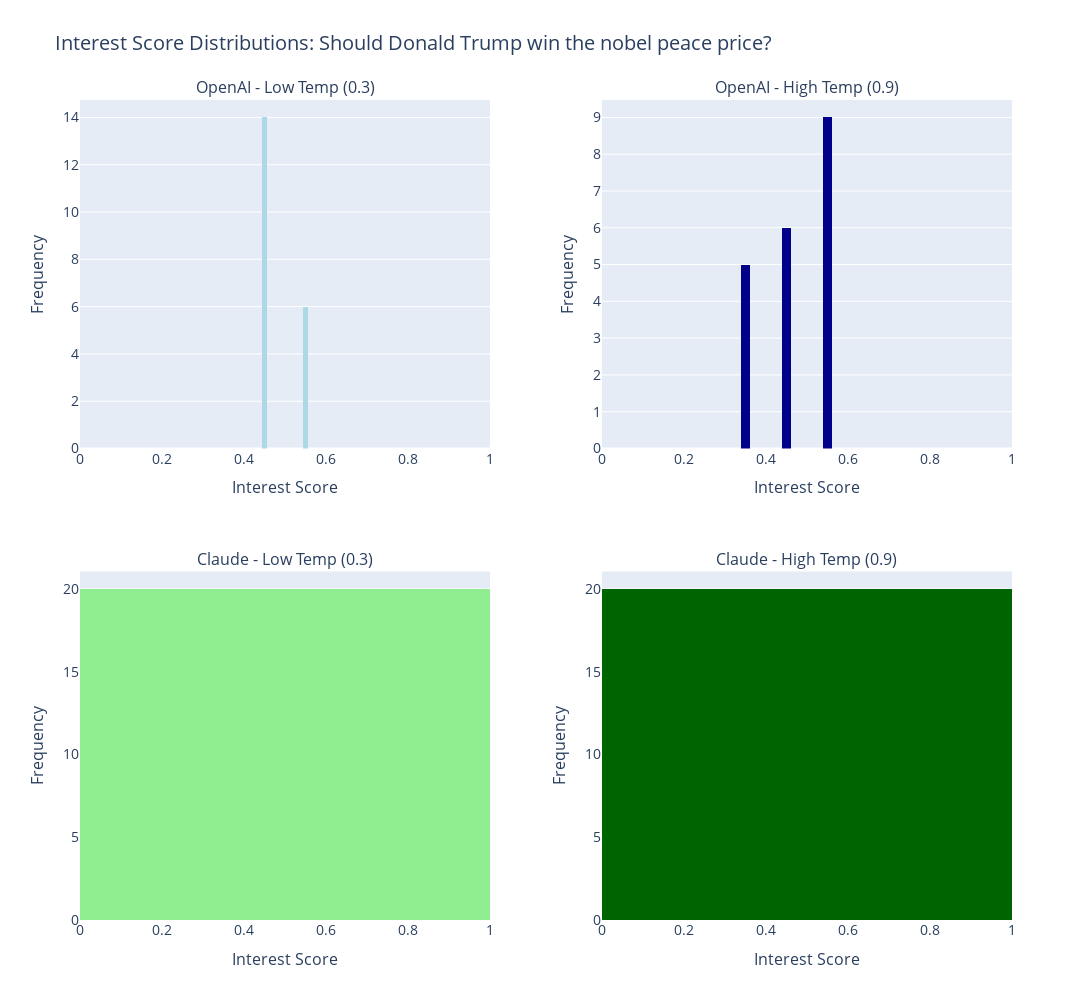

Notebook cell for this chart:
### Markdown cell above
## Visualization: Interest Score Distributions

### Code cell
# Create histograms for interest scores with larger size and better fonts
fig = make_subplots(
    rows=2, cols=2,
    subplot_titles=(
        'OpenAI - Low Temp (0.3)',
        'OpenAI - High Temp (0.9)',
        'Claude - Low Temp (0.3)',
        'Claude - High Temp (0.9)'
    ),
    vertical_spacing=0.15,
    horizontal_spacing=0.12
)

# Add histograms
fig.add_trace(
    go.Histogram(x=interest_openai_low, name='OpenAI Low', marker_color='lightblue', nbinsx=15),
    row=1, col=1
)
fig.add_trace(
    go.Histogram(x=interest_openai_high, name='OpenAI High', marker_color='darkblue', nbinsx=15),
    row=1, col=2
)
fig.add_trace(
    go.Histogram(x=interest_claude_low, name='Claude Low', marker_color='lightgreen', nbinsx=15),
    row=2, col=1
)
fig.add_trace(
    go.Histogram(x=interest_claude_high, name='Claude High', marker_color='darkgreen', nbinsx=15),
    row=2, col=2
)

# Update layout with larger size and fonts
fig.update_xaxes(title_text="Interest Score", range=[0, 1], title_font_size=16, tickfont_size=14)
fig.update_yaxes(title_text="Frequency", title_font_size=16, tickfont_size=14)
fig.update_layout(
    height=1000,  # Increased from 700
    width=1400,   # Added width
    title_text=f"Interest Score Distributions: {TOPIC}",
    title_font_size=20,
    showlegend=False,
    font=dict(size=14)
)

# Update subplot titles font size
for annotation in fig['layout']['annotations']:
    annotation['font'] = dict(size=16)

fig.show()

### Figure 1 — Plotly figure (JSON) as saved in the notebook; plotly's stock layout.template omitted (floating-point values rounded to 4 significant figures)
{"data": [{"marker": {"color": "lightblue"}, "name": "OpenAI Low", "nbinsx": 15, "type": "histogram", "x": [0.45, 0.45, 0.45, 0.55, 0.45, 0.55, 0.55, 0.45, 0.45, 0.55, 0.45, 0.55, 0.45, 0.45, 0.45, 0.45, 0.45, 0.45, 0.55, 0.45], "xaxis": "x", "yaxis": "y"}, {"marker": {"color": "darkblue"}, "name": "OpenAI High", "nbinsx": 15, "type": "histogram", "x": [0.35, 0.45, 0.55, 0.45, 0.35, 0.45, 0.55, 0.45, 0.55, 0.45, 0.35, 0.35, 0.55, 0.55, 0.45, 0.55, 0.54, 0.55, 0.35, 0.55], "xaxis": "x2", "yaxis": "y2"}, {"marker": {"color": "lightgreen"}, "name": "Claude Low", "nbinsx": 15, "type": "histogram", "x": [0.15, 0.15, 0.15, 0.15, 0.15, 0.15, 0.15, 0.15, 0.15, 0.15, 0.15, 0.15, 0.15, 0.15, 0.15, 0.15, 0.15, 0.15, 0.15, 0.15], "xaxis": "x3", "yaxis": "y3"}, {"marker": {"color": "darkgreen"}, "name": "Claude High", "nbinsx": 15, "type": "histogram", "x": [0.15, 0.15, 0.15, 0.15, 0.15, 0.15, 0.15, 0.15, 0.15, 0.15, 0.15, 0.15, 0.15, 0.15, 0.15, 0.15, 0.15, 0.15, 0.15, 0.15], "xaxis": "x4", "yaxis": "y4"}], "layout": {"annotations": [{"font": {"size": 16}, "showarrow": false, "text": "OpenAI - Low Temp (0.3)", "x": 0.22, "xanchor": "center", "xref": "paper", "y": 1, "yanchor": "bottom", "yref": "paper"}, {"font": {"size": 16}, "showarrow": false, "text": "OpenAI - High Temp (0.9)", "x": 0.78, "xanchor": "center", "xref": "paper", "y": 1, "yanchor": "bottom", "yref": "paper"}, {"font": {"size": 16}, "showarrow": false, "text": "Claude - Low Temp (0.3)", "x": 0.22, "xanchor": "center", "xref": "paper", "y": 0.425, "yanchor": "bottom", "yref": "paper"}, {"font": {"size": 16}, "showarrow": false, "text": "Claude - High Temp (0.9)", "x": 0.78, "xanchor": "center", "xref": "paper", "y": 0.425, "yanchor": "bottom", "yref": "paper"}], "font": {"size": 14}, "height": 1000, "showlegend": false, "title": {"font": {"size": 20}, "text": "Interest Score Distributions: Should Donald Trump win the nobel peace price?"}, "width": 1400, "xaxis": {"anchor": "y", "domain": [0, 0.44], "range": [0, 1], "tickfont": {"size": 14}, "title": {"font": {"size": 16}, "text": "Interest Score"}}, "xaxis2": {"anchor": "y2", "domain": [0.56, 1], "range": [0, 1], "tickfont": {"size": 14}, "title": {"font": {"size": 16}, "text": "Interest Score"}}, "xaxis3": {"anchor": "y3", "domain": [0, 0.44], "range": [0, 1], "tickfont": {"size": 14}, "title": {"font": {"size": 16}, "text": "Interest Score"}}, "xaxis4": {"anchor": "y4", "domain": [0.56, 1], "range": [0, 1], "tickfont": {"size": 14}, "title": {"font": {"size": 16}, "text": "Interest Score"}}, "yaxis": {"anchor": "x", "domain": [0.575, 1], "tickfont": {"size": 14}, "title": {"font": {"size": 16}, "text": "Frequency"}}, "yaxis2": {"anchor": "x2", "domain": [0.575, 1], "tickfont": {"size": 14}, "title": {"font": {"size": 16}, "text": "Frequency"}}, "yaxis3": {"anchor": "x3", "domain": [0, 0.425], "tickfont": {"size": 14}, "title": {"font": {"size": 16}, "text": "Frequency"}}, "yaxis4": {"anchor": "x4", "domain": [0, 0.425], "tickfont": {"size": 14}, "title": {"font": {"size": 16}, "text": "Frequency"}}}}
